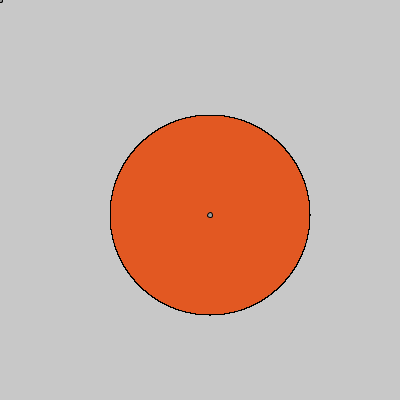
Frame 1 (no input)
Frame 60 (the mouse pressed at the canvas centre just before this capture): identical to frame 1, image omitted
Frame 120 (the mouse held since frame 60 and released just before this capture): identical to frame 1, image omitted

The Processing sketch that drew this single still picture (run headless with seeded random() and noise(); from frame 60 on, the mouse is pressed at the canvas centre):

// Processing sketch: pathshape2
// ── pathshape2.pde
PathShape shape;
RegularGon regular;
TriangleGon tr;

void setup() {
  size(400,400);
  shape = new PathShape(0,0,0,0);
  regular = new RegularGon(0,0,20,30, 1000000,100);
  tr = new TriangleGon(0,0,0,0);
}

void draw() {
  background(200);
  shape.display();
  regular.display();
  tr.display();
}

void mousePressed() {
  shape.addPoint(mouseX,mouseY);
}

void keyPressed() {
  if (key == ' ') {
    shape.xs = new IntList();
    shape.ys = new IntList();
    shape.centroid = new int[2];
  }
}

// ── Button.pde
class Button {
    int x;
    int y;
    int r;
    PImage img;

    boolean clicked;

    public Button(int x, int y, int r, PImage img) {
        this.x = x;
        this.y = y;
        this.r = r;
        
        this.img = img;

        clicked = false;
    }

    void display() {
        
        circle(x,y,r);
    }
} 

// ── PathShape.pde
class PathShape {
  int bX, bY, bW, bH; 
  IntList xs, ys;
  final color border = color(0);
  final color fill = color(226,88,34);
  final color centroidColor = color(155,155,155);
  int[] centroid = new int[2];
  float area;
  
  public PathShape(int bX, int bY, int bW, int bH) {
    this.xs = new IntList();
    this.ys = new IntList();
 
    area = 0.0;
    
    this.bX = bX;
    this.bY = bY;
    this.bW = bW;
    this.bH = bH;
  }
  
  void addPoint(int x, int y) {
    xs.append(x);
    ys.append(y);
    setArea();
    setCentroid();
  }
  
  void display() {
    fill(fill);
    stroke(border);
    beginShape();
    for (int i = 0; i < xs.size(); i++) {
      vertex(xs.get(i), ys.get(i));
    }
    if (xs.size() > 0) {
      vertex(xs.get(0), ys.get(0));
    }
    endShape();
    fill(centroidColor);
    circle(centroid[0],centroid[1],5);
  }
  
  void setCentroid() {
    int sumX = 0;
    int sumY = 0;
    for (int i = 0; i < xs.size(); i++) {
      int nextX = xs.get(0);
      int nextY = ys.get(0);
      if (i < xs.size() - 1) {
        nextX = xs.get(i+1);
        nextY = ys.get(i+1);
      }
      int x = xs.get(i);
      int y = ys.get(i);
      int mp = x * nextY - nextX * y;
      sumX += (x + nextX) * mp;
      sumY += (y + nextY) * mp;
    }
    centroid[0] = int(sumX / (6 * area));
    centroid[1] = int(sumY / (6 * area));
  }
  
  void setArea() {
    float sum = 0;
    for (int i = 0; i < xs.size(); i++) {
      int nextX = xs.get(0);
      int nextY = ys.get(0);
      if (i < xs.size() - 1) {
        nextX = xs.get(i+1);
        nextY = ys.get(i+1);
      }
      int x = xs.get(i);
      int y = ys.get(i);
      sum += x * nextY - nextX * y;
    }
    area = sum / 2;
  }
}

// ── RegularGon.pde
class RegularGon extends PathShape {
  int nsides;
  int radius;
  
  public RegularGon(int bx, int by, int bw, int bh, int nsides, int radius) {
    super(bx,by,bw,bh);
    centroid[0] = bx + bw / 2 + width / 2;
    centroid[1] = by + bh / 2 + height / 2;
    this.nsides = nsides;
    this.radius = radius;
    generateRegularPolygon();
  }
  
  void generateRegularPolygon() {
    float innerAngle = radians(360.0 / nsides);
    int cx = centroid[0];
    int cy = centroid[1];
    for (int i = 0; i < nsides; i++) {
      xs.append(int(radius * cos(innerAngle * i) + cx));
      ys.append(int(radius * sin(innerAngle * i) + cy));
    }
  }
}

// ── TriangleGon.pde
class TriangleGon extends PathShape {
  public TriangleGon(int bx, int by, int bw, int bh) {
    super(bx,by,bw,bh);
  }
    void setCentroid() {
        int totX = 0;
        int totY = 0;
        for (int i = 0; i < xs.size(); i++) {
            totX += xs.get(i);
            totY += ys.get(i);
        }
        centroid[0] = totX / xs.size();
        centroid[1] = totY / ys.size();
    }

    void addPoint(int x, int y) {
        if (xs.size() >= 3) {
            return;
        }
        xs.append(x);
        ys.append(y);
        setCentroid();
    }
}
